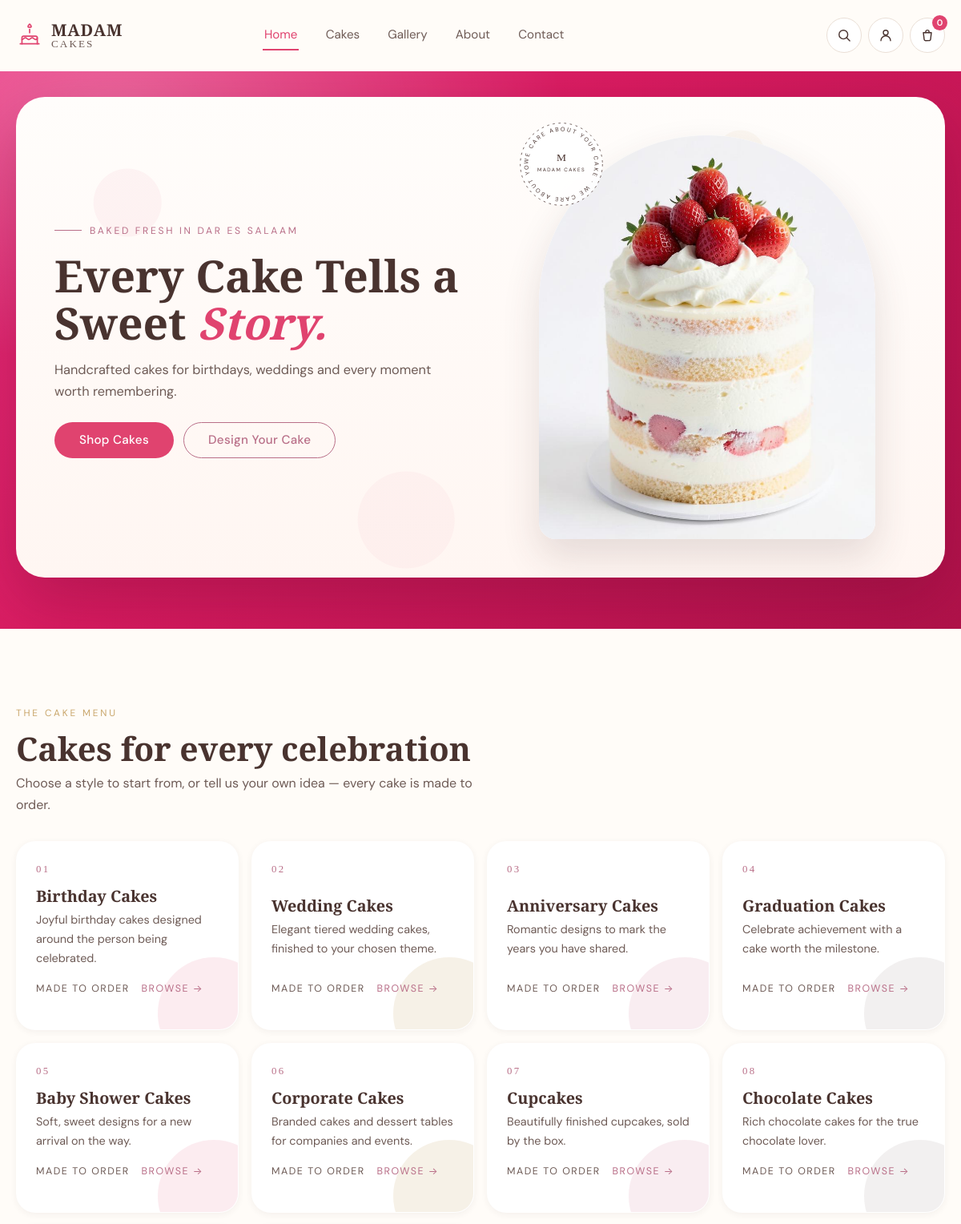
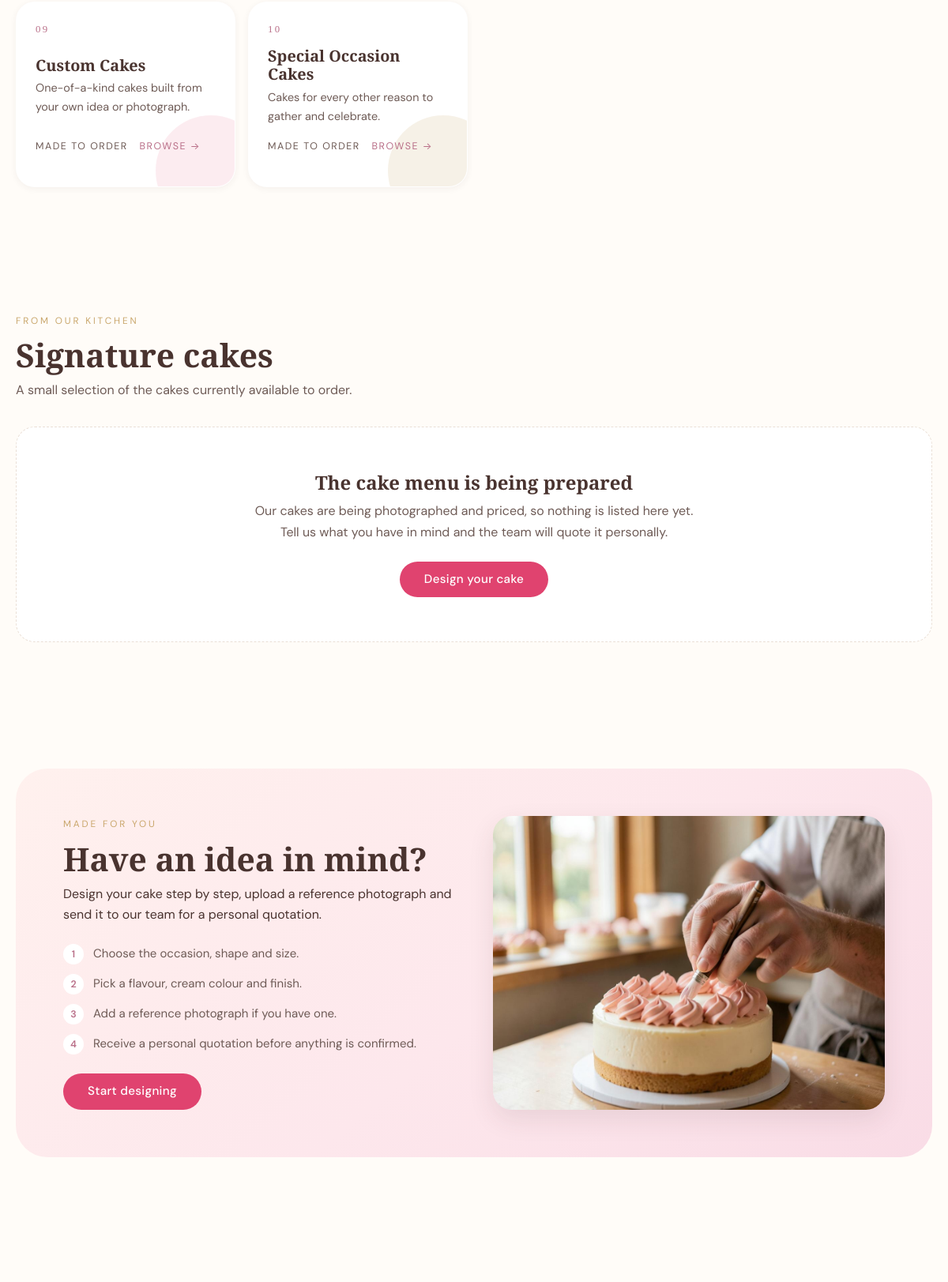
The page / (upper part) on the database its author committed (2 pictures, top to bottom).
### tables this page shows
CREATE TABLE site_content (
  content_key VARCHAR(64) NOT NULL,
  title       VARCHAR(190) NULL,
  body        LONGTEXT     NULL,
  image       VARCHAR(255) NULL,
  updated_at  DATETIME     NOT NULL DEFAULT CURRENT_TIMESTAMP ON UPDATE CURRENT_TIMESTAMP,
  PRIMARY KEY (content_key)
);

CREATE TABLE categories (
  id           INT UNSIGNED NOT NULL AUTO_INCREMENT,
  name         VARCHAR(120) NOT NULL,
  slug         VARCHAR(140) NOT NULL,
  description  TEXT         NULL,
  image        VARCHAR(255) NULL,
  sort_order   INT          NOT NULL DEFAULT 0,
  is_active    TINYINT(1)   NOT NULL DEFAULT 1,
  created_at   DATETIME     NOT NULL DEFAULT CURRENT_TIMESTAMP,
  updated_at   DATETIME     NOT NULL DEFAULT CURRENT_TIMESTAMP ON UPDATE CURRENT_TIMESTAMP,
  PRIMARY KEY (id),
  UNIQUE KEY uq_categories_slug (slug),
  KEY idx_categories_active (is_active, sort_order)
);

### includes/functions.php (called while the page is built, shortened)
<?php
require_once __DIR__ . '/../config/database.php';
function e(mixed $value): string
{
    return htmlspecialchars((string) ($value ?? ''), ENT_QUOTES | ENT_SUBSTITUTE, 'UTF-8');
}
function url(string $path = ''): string
{
    return APP_URL . '/' . ltrim($path, '/');
}
function asset(string $path): string
{
    return APP_URL . '/' . ltrim($path, '/');
}
function settings_all(): array
{
    static $cache = null;
    if ($cache === null) {
        $cache = [];
        try {
            foreach (Database::fetchAll('SELECT setting_key, setting_value FROM business_settings') as $row) {
                $cache[$row['setting_key']] = $row['setting_value'];
            }
        } catch (Throwable $e) {
            error_log('Settings load failed: ' . $e->getMessage());
            $cache = [];
        }
    }
    return $cache;
}
function setting(string $key, ?string $default = null): ?string
{
    $all = settings_all();
    $value = $all[$key] ?? null;
    return ($value === null || $value === '') ? $default : $value;
}
function content_row(string $key): ?array
{
    static $cache = null;
    if ($cache === null) {
        $cache = [];
        try {
            foreach (Database::fetchAll('SELECT content_key, title, body, image FROM site_content') as $row) {
                $cache[$row['content_key']] = $row;
            }
        } catch (Throwable $e) {
            error_log('Content load failed: ' . $e->getMessage());
        }
    }
    return $cache[$key] ?? null;
}
function content(string $key, ?string $default = null): ?string
{
    $row = content_row($key);
    $text = $row['body'] !== null && $row['body'] !== '' ? $row['body'] : $row['title'];
    return ($text === null || $text === '') ? $default : $text;
}
function content_title(string $key, ?string $default = null): ?string
{
    $row = content_row($key);
    $text = $row['title'] ?? null;
    return ($text === null || trim((string) $text) === '') ? $default : (string) $text;
}
function content_body(string $key, ?string $default = null): ?string
{
    $row = content_row($key);
    $text = $row['body'] ?? null;
    return ($text === null || trim((string) $text) === '') ? $default : (string) $text;
}
function current_page(): int
{
    return max(1, (int) ($_GET['page'] ?? 1));
}
function paginate(int $total, int $perPage = 12): array
{
    $perPage = max(1, $perPage);
    $pages = max(1, (int) ceil($total / $perPage));
    $page = min(current_page(), $pages);
    return [
        'page'     => $page,
        'per_page' => $perPage,
        'pages'    => $pages,
        'total'    => $total,
        'offset'   => ($page - 1) * $perPage,
    ];
}

### config/database.php (called while the page is built, shortened)
<?php
final class Database
{
    private static ?PDO $pdo = null;
    public static function pdo(): PDO
    {
        if (self::$pdo instanceof PDO) {
            return self::$pdo;
        }
        $dsn = sprintf('mysql:host=%s;port=%d;dbname=%s;charset=%s', DB_HOST, DB_PORT, DB_NAME, DB_CHARSET);
        try {
            self::$pdo = new PDO($dsn, DB_USER, DB_PASS, [
                PDO::ATTR_ERRMODE            => PDO::ERRMODE_EXCEPTION,
                PDO::ATTR_DEFAULT_FETCH_MODE => PDO::FETCH_ASSOC,
                PDO::ATTR_EMULATE_PREPARES   => false,
                PDO::ATTR_STRINGIFY_FETCHES  => false,
            ]);
            self::$pdo->exec("SET time_zone = '+03:00'");
        } catch (PDOException $e) {
            error_log('DB connection failed: ' . $e->getMessage());
            http_response_code(500);
            if (PHP_SAPI === 'cli') {
                fwrite(STDERR, 'Database connection failed: ' . $e->getMessage() . PHP_EOL);
                exit(1);
            }
            exit(APP_DEBUG
                ? '<h1>Database connection failed</h1><pre>' . htmlspecialchars($e->getMessage()) . '</pre>'
                : '<h1>Service temporarily unavailable</h1><p>Please try again shortly.</p>');
        }
        return self::$pdo;
    }
    public static function query(string $sql, array $params = []): PDOStatement
    {
        $stmt = self::pdo()->prepare($sql);
        $stmt->execute($params);
        return $stmt;
    }
    public static function fetchAll(string $sql, array $params = []): array
    {
        return self::query($sql, $params)->fetchAll();
    }
    public static function value(string $sql, array $params = [], mixed $default = null): mixed
    {
        $value = self::query($sql, $params)->fetchColumn();
        return $value === false ? $default : $value;
    }
}

### includes/store.php (called while the page is built, shortened)
<?php
require_once __DIR__ . '/functions.php';
function category_url(string $slug): string
{
    return url('cakes.php?category=' . rawurlencode($slug));
}
function product_card_select(): string
{
    return "SELECT p.*, c.name AS category_name, c.slug AS category_slug,
            (SELECT pi.image_path FROM product_images pi WHERE pi.product_id = p.id
              ORDER BY pi.is_primary DESC, pi.sort_order, pi.id LIMIT 1) AS primary_image,
            (SELECT MIN(ps.price) FROM product_sizes ps
              WHERE ps.product_id = p.id AND ps.is_active = 1 AND ps.price > 0) AS min_size_price,
            (SELECT COUNT(*) FROM product_sizes ps
              WHERE ps.product_id = p.id AND ps.is_active = 1 AND ps.price > 0) AS priced_sizes,
            (SELECT COUNT(*) FROM reviews r WHERE r.product_id = p.id AND r.is_approved = 1) AS review_count,
            (SELECT AVG(r.rating) FROM reviews r WHERE r.product_id = p.id AND r.is_approved = 1) AS avg_rating
            FROM products p
            LEFT JOIN categories c ON c.id = p.category_id";
}
function products_search(array $opts = []): array
{
    $where = ['p.is_active = 1'];
    $params = [];
    if (!empty($opts['featured'])) {
        $where[] = 'p.is_featured = 1';
    }
    $sort = $opts['sort'] ?? 'newest';
    $orderBy = match ($sort) {
        'price_asc'  => 'COALESCE(min_size_price, p.base_price) IS NULL, COALESCE(min_size_price, p.base_price) ASC, p.name',
        'price_desc' => 'COALESCE(min_size_price, p.base_price) DESC, p.name',
        'name'       => 'p.name ASC',
        'popular'    => 'p.is_bestseller DESC, p.is_featured DESC, p.created_at DESC',
        default      => 'p.is_featured DESC, p.created_at DESC, p.id DESC',
    };
    $sqlWhere = ' WHERE ' . implode(' AND ', $where);
    $total = (int) Database::value(
        'SELECT COUNT(*) FROM products p LEFT JOIN categories c ON c.id = p.category_id' . $sqlWhere,
        $params,
        0
    );
    $limit = max(1, (int) ($opts['limit'] ?? 12));
    $pager = paginate($total, $limit);
    $rows = Database::fetchAll(
        product_card_select() . $sqlWhere . ' ORDER BY ' . $orderBy . ' LIMIT ' . $limit . ' OFFSET ' . (int) $pager['offset'],
        $params
    );
    return ['rows' => $rows, 'pager' => $pager];
}

### index.php (the view, shortened to what this page needs)
<?php
require_once __DIR__ . '/includes/store.php';
$categories = Database::fetchAll(
    "SELECT c.id, c.name, c.slug, c.description,
            (SELECT COUNT(*) FROM products p WHERE p.category_id = c.id AND p.is_active = 1) AS cake_count
       FROM categories c
      WHERE c.is_active = 1
      ORDER BY c.sort_order, c.name"
);
$featured = products_search(['featured' => true, 'limit' => 8])['rows'];
$businessName = (string) (setting('business_name', APP_NAME) ?? APP_NAME);
$whatsapp     = whatsapp_number();
$heroEyebrow  = (string) (content_title('hero_eyebrow', 'Baked fresh to order') ?? '');
$heroTitle    = (string) (content_title('hero_title', APP_TAGLINE) ?? APP_TAGLINE);
$primaryCta   = (string) (content('hero_primary_cta', 'Shop cakes') ?? 'Shop cakes');
$secondaryCta = (string) (content('hero_secondary_cta', 'Design your cake') ?? 'Design your cake');
$heroWords = preg_split('/\s+/', trim($heroTitle)) ?: [$heroTitle];
$heroLast  = $heroWords ? array_pop($heroWords) : '';
$heroStart = implode(' ', $heroWords);
$designerUrl = is_file(ROOT_PATH . '/custom-cake.php')
    ? url('custom-cake.php')
    : ($whatsapp !== '' ? whatsapp_url('Hello ' . $businessName . '! I would like to design a custom cake.') : '#contact');
require __DIR__ . '/includes/header.php';
?>
<main id="main">
  <div class="hero-wrap">
    <div class="container">
      <section class="hero-card">
        <div class="hero-grid">
          <div class="hero-copy reveal">
            <?php if ($heroEyebrow !== ''): ?>
              <p class="hero-eyebrow"><?= e($heroEyebrow) ?></p>
            <?php endif; ?>
            <h1 class="hero-title">
              <?php if ($heroStart !== ''): ?>
                <?= e($heroStart) ?>
              <?php endif; ?>
              <em><?= e($heroLast) ?></em>
            </h1>
            <?php $heroBody = content_body('hero_title'); ?>
            <?php if ($heroBody !== null): ?>
              <p class="hero-lead"><?= e($heroBody) ?></p>
            <?php endif; ?>
            <div class="hero-actions">
              <a class="btn btn-primary" href="<?= e(url('cakes.php')) ?>"><?= e($primaryCta) ?></a>
              <a class="btn btn-outline" href="<?= e($designerUrl) ?>"<?= preg_match('~^https?://~i', $designerUrl) ? ' target="_blank" rel="noopener"' : '' ?>>
                <?= e($secondaryCta) ?>
              </a>
            </div>
          </div>
          <div class="hero-media reveal" data-delay="2">
            <div class="arch">
              <img src="<?= e(asset('assets/img/hero-cake.jpg')) ?>"
                   alt="Hand-finished layered cake topped with fresh strawberries and cream"
                   width="880" height="1184" fetchpriority="high">
            </div>
            <div class="hero-stamp" aria-hidden="true">
              <svg viewBox="0 0 120 120">
                <defs>
                  <path id="stampTextPath" d="M60,60 m-46,0 a46,46 0 1,1 92,0 a46,46 0 1,1 -92,0" />
                </defs>
                <circle cx="60" cy="60" r="57" fill="#fff" stroke="currentColor" stroke-width="1" stroke-dasharray="3 5" opacity=".85" />
                <text fill="currentColor" font-size="8" font-family="DM Sans, sans-serif" letter-spacing="2.4">
                  <textPath href="#stampTextPath" startOffset="0">
                    WE CARE ABOUT YOUR CAKE · WE CARE ABOUT YOUR CAKE ·
                  </textPath>
                </text>
                <text x="60" y="55" text-anchor="middle" fill="currentColor" font-size="15" font-family="Playfair Display, serif">M</text>
                <text x="60" y="70" text-anchor="middle" fill="currentColor" font-size="7" letter-spacing="1.6" font-family="DM Sans, sans-serif">
                  <?= e(mb_strtoupper(mb_substr($businessName, 0, 12))) ?>
                </text>
              </svg>
            </div>
          </div>
        </div>
      </section>
    </div>
  </div>
  <section class="section" id="cakes">
    <div class="container">
      <div class="section-head reveal">
        <div>
          <span class="eyebrow">The cake menu</span>
          <h2 class="section-title">Cakes for every celebration</h2>
          <p class="section-sub">Choose a style to start from, or tell us your own idea — every cake is made to order.</p>
        </div>
      </div>
      <?php if ($categories): ?>
        <div class="category-grid">
          <?php foreach ($categories as $index => $category): ?>
            <article class="category-card tone-<?= ($index % 4) + 1 ?> reveal" data-delay="<?= $index % 4 > 2 ? 3 : $index % 4 ?>">
              <span class="category-index"><?= str_pad((string) ($index + 1), 2, '0', STR_PAD_LEFT) ?></span>
              <div>
                <h3 class="category-name"><a href="<?= e(category_url((string) $category['slug'])) ?>"><?= e($category['name']) ?></a></h3>
                <?php if (trim((string) $category['description']) !== ''): ?>
                  <p class="category-desc"><?= e($category['description']) ?></p>
                <?php endif; ?>
              </div>
              <p class="category-meta">
                <?php if ((int) $category['cake_count'] > 0): ?>
                  <?= (int) $category['cake_count'] ?> cake<?= (int) $category['cake_count'] === 1 ? '' : 's' ?>
                <?php else: ?>
                  Made to order
                <?php endif; ?>
                <a class="category-link" href="<?= e(category_url((string) $category['slug'])) ?>">Browse &rarr;</a>
              </p>
            </article>
          <?php endforeach; ?>
        </div>
      <?php endif; ?>
    </div>
  </section>
  <section class="section-tight">
    <div class="container">
      <div class="section-head reveal">
        <div>
          <span class="eyebrow">From our kitchen</span>
          <h2 class="section-title">Signature cakes</h2>
          <p class="section-sub">A small selection of the cakes currently available to order.</p>
        </div>
      </div>
      <?php if ($featured): ?>
        <div class="cake-grid">
          <?php foreach ($featured as $cake): ?>
            <?= product_card($cake) ?>
          <?php endforeach; ?>
        </div>
      <?php else: ?>
        <div class="empty-state reveal">
          <h3>The cake menu is being prepared</h3>
          <p>
            Our cakes are being photographed and priced, so nothing is listed here yet.
            Tell us what you have in mind and the team will quote it personally.
          </p>
          <div class="hero-actions">
            <a class="btn btn-primary" href="#custom">Design your cake</a>
          </div>
        </div>
      <?php endif; ?>
    </div>
  </section>
  <section class="section" id="custom">
    <div class="container">
      <div class="custom-band reveal">
        <div class="custom-grid">
          <div>
            <span class="eyebrow">Made for you</span>
            <h2 class="section-title"><?= e((string) content_title('custom_invite_title', 'Have an idea in mind?')) ?></h2>
            <p><?= e((string) content_body('custom_invite_title', 'Design your cake step by step and send it to our team for a personal quotation.')) ?></p>
            <ol class="step-list">
              <li><span>1</span> Choose the occasion, shape and size.</li>
              <li><span>2</span> Pick a flavour, cream colour and finish.</li>
              <li><span>3</span> Add a reference photograph if you have one.</li>
              <li><span>4</span> Receive a personal quotation before anything is confirmed.</li>
            </ol>
            <div class="hero-actions">
              <a class="btn btn-primary" href="<?= e($designerUrl) ?>"<?= preg_match('~^https?://~i', $designerUrl) ? ' target="_blank" rel="noopener"' : '' ?>>
                Start designing
              </a>
            </div>
          </div>
          <div class="custom-media">
            <img src="<?= e(asset('assets/img/custom-cake.jpg')) ?>"
                 alt="Cake being finished by hand with piped buttercream detail"
                 loading="lazy" width="1184" height="880">
          </div>
        </div>
      </div>
    </div>
  </section>
  <section class="section-tight">
  </section>
</main>
<?php require __DIR__ . '/includes/footer.php'; ?>

### rows shown on the page
site_content: title "BAKED FRESH IN DAR ES SALAAM"
site_content: title "Story.", body "Handcrafted cakes for birthdays, weddings and every moment worth remembering."
site_content: title "Shop Cakes"
site_content: title "Design Your Cake"
categories: index "01", name "Birthday Cakes", description "Joyful birthday cakes designed around the person being celebrated."
categories: index "02", name "Wedding Cakes", description "Elegant tiered wedding cakes, finished to your chosen theme."
categories: index "03", name "Anniversary Cakes", description "Romantic designs to mark the years you have shared."
categories: index "04", name "Graduation Cakes", description "Celebrate achievement with a cake worth the milestone."
categories: index "05", name "Baby Shower Cakes", description "Soft, sweet designs for a new arrival on the way."
categories: index "06", name "Corporate Cakes", description "Branded cakes and dessert tables for companies and events."
categories: index "07", name "Cupcakes", description "Beautifully finished cupcakes, sold by the box."
categories: index "08", name "Chocolate Cakes", description "Rich chocolate cakes for the true chocolate lover."
categories: index "09", name "Custom Cakes", description "One-of-a-kind cakes built from your own idea or photograph."
categories: index "10", name "Special Occasion Cakes", description "Cakes for every other reason to gather and celebrate."
site_content: title "Have an idea in mind?", body "Design your cake step by step, upload a reference photograph and send it to our team for a personal quotation."

### other values the page prints
array_shift($brandWords) "MADAM"
implode(' ', $brandWords) "CAKES"
$item['label'] "Home"
$item['label'] "Cakes"
$item['label'] "Gallery"
$item['label'] "About"
$item['label'] "Contact"
$cartCount "0"
$heroStart "Every Cake Tells a Sweet"
mb_strtoupper(mb_substr($businessName, 0, 12)) "MADAM CAKES"
